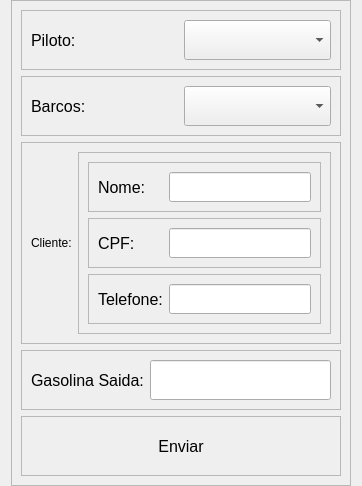
                <widget class="QWidget" name="saida">
                 <property name="styleSheet">
                  <string notr="true"/>
                 </property>
                 <attribute name="title">
                  <string>Saida</string>
                 </attribute>
                 <layout class="QVBoxLayout" name="verticalLayout_7">
                  <property name="spacing">
                   <number>0</number>
                  </property>
                  <property name="topMargin">
                   <number>0</number>
                  </property>
                  <property name="bottomMargin">
                   <number>0</number>
                  </property>
                  <item>
                   <widget class="QFrame" name="main_saida">
                    <property name="frameShape">
                     <enum>QFrame::StyledPanel</enum>
                    </property>
                    <property name="frameShadow">
                     <enum>QFrame::Raised</enum>
                    </property>
                    <layout class="QVBoxLayout" name="verticalLayout_9">
                     <item>
                      <widget class="QFrame" name="Pilotos">
                       <property name="minimumSize">
                        <size>
                         <width>0</width>
                         <height>50</height>
                        </size>
                       </property>
                       <property name="font">
                        <font>
                         <pointsize>12</pointsize>
                        </font>
                       </property>
                       <property name="frameShape">
                        <enum>QFrame::StyledPanel</enum>
                       </property>
                       <property name="frameShadow">
                        <enum>QFrame::Raised</enum>
                       </property>
                       <layout class="QHBoxLayout" name="horizontalLayout_8">
                        <item>
                         <widget class="QLabel" name="pilotos_label">
                          <property name="font">
                           <font>
                            <pointsize>12</pointsize>
                           </font>
                          </property>
                          <property name="text">
                           <string>Piloto:</string>
                          </property>
                         </widget>
                        </item>
                        <item>
                         <widget class="QComboBox" name="pilotos_comboBox">
                          <property name="minimumSize">
                           <size>
                            <width>0</width>
                            <height>40</height>
                           </size>
                          </property>
                          <property name="font">
                           <font>
                            <pointsize>12</pointsize>
                           </font>
                          </property>
                         </widget>
                        </item>
                       </layout>
                      </widget>
                     </item>
                     <item>
                      <widget class="QFrame" name="barcos">
                       <property name="minimumSize">
                        <size>
                         <width>0</width>
                         <height>50</height>
                        </size>
                       </property>
                       <property name="font">
                        <font>
                         <pointsize>12</pointsize>
                        </font>
                       </property>
                       <property name="frameShape">
                        <enum>QFrame::StyledPanel</enum>
                       </property>
                       <property name="frameShadow">
                        <enum>QFrame::Raised</enum>
                       </property>
                       <layout class="QHBoxLayout" name="horizontalLayout_9">
                        <item>
                         <widget class="QLabel" name="barcos_label">
                          <property name="font">
                           <font>
                            <pointsize>12</pointsize>
                           </font>
                          </property>
                          <property name="text">
                           <string>Barcos:</string>
                          </property>
                         </widget>
                        </item>
                        <item>
                         <widget class="QComboBox" name="barcos_comboBox">
                          <property name="minimumSize">
                           <size>
                            <width>0</width>
                            <height>40</height>
                           </size>
                          </property>
                          <property name="font">
                           <font>
                            <pointsize>12</pointsize>
                           </font>
                          </property>
                         </widget>
                        </item>
                       </layout>
                      </widget>
                     </item>
                     <item>
                      <widget class="QFrame" name="cliente">
                       <property name="minimumSize">
                        <size>
                         <width>0</width>
                         <height>150</height>
                        </size>
                       </property>
                       <property name="frameShape">
                        <enum>QFrame::StyledPanel</enum>
                       </property>
                       <property name="frameShadow">
                        <enum>QFrame::Raised</enum>
                       </property>
                       <layout class="QHBoxLayout" name="horizontalLayout_27">
                        <item>
                         <widget class="QLabel" name="cliente_label">
                          <property name="text">
                           <string>Cliente:</string>
                          </property>
                         </widget>
                        </item>
                        <item>
                         <widget class="QFrame" name="frame_4">
                          <property name="sizePolicy">
                           <sizepolicy hsizetype="Expanding" vsizetype="Preferred">
                            <horstretch>0</horstretch>
                            <verstretch>0</verstretch>
                           </sizepolicy>
                          </property>
                          <property name="frameShape">
                           <enum>QFrame::StyledPanel</enum>
                          </property>
                          <property name="frameShadow">
                           <enum>QFrame::Raised</enum>
                          </property>
                          <layout class="QVBoxLayout" name="verticalLayout_13">
                           <item>
                            <widget class="QFrame" name="nome_cliente">
                             <property name="font">
                              <font>
                               <pointsize>12</pointsize>
                              </font>
                             </property>
                             <property name="frameShape">
                              <enum>QFrame::StyledPanel</enum>
                             </property>
                             <property name="frameShadow">
                              <enum>QFrame::Raised</enum>
                             </property>
                             <layout class="QHBoxLayout" name="horizontalLayout_28">
                              <item>
                               <widget class="QLabel" name="cliente_nome_label">
                                <property name="sizePolicy">
                                 <sizepolicy hsizetype="Expanding" vsizetype="Preferred">
                                  <horstretch>0</horstretch>
                                  <verstretch>0</verstretch>
                                 </sizepolicy>
                                </property>
                                <property name="font">
                                 <font>
                                  <pointsize>12</pointsize>
                                 </font>
                                </property>
                                <property name="text">
                                 <string>Nome:</string>
                                </property>
                               </widget>
                              </item>
                              <item>
                               <widget class="QLineEdit" name="cliente_nome_lineEdit">
                                <property name="enabled">
                                 <bool>true</bool>
                                </property>
                                <property name="minimumSize">
                                 <size>
                                  <width>0</width>
                                  <height>30</height>
                                 </size>
                                </property>
                                <property name="font">
                                 <font>
                                  <pointsize>12</pointsize>
                                 </font>
                                </property>
                               </widget>
                              </item>
                             </layout>
                            </widget>
                           </item>
                           <item>
                            <widget class="QFrame" name="cpf_cliente">
                             <property name="font">
                              <font>
                               <pointsize>12</pointsize>
                              </font>
                             </property>
                             <property name="frameShape">
                              <enum>QFrame::StyledPanel</enum>
                             </property>
                             <property name="frameShadow">
                              <enum>QFrame::Raised</enum>
                             </property>
                             <layout class="QHBoxLayout" name="horizontalLayout_29">
                              <item>
                               <widget class="QLabel" name="cpf_cliente_label">
                                <property name="sizePolicy">
                                 <sizepolicy hsizetype="Expanding" vsizetype="Preferred">
                                  <horstretch>0</horstretch>
                                  <verstretch>0</verstretch>
                                 </sizepolicy>
                                </property>
                                <property name="font">
                                 <font>
                                  <pointsize>12</pointsize>
                                 </font>
                                </property>
                                <property name="text">
                                 <string>CPF:</string>
                                </property>
                               </widget>
                              </item>
                              <item>
                               <widget class="QLineEdit" name="cpf_cliente_lineEdit">
                                <property name="minimumSize">
                                 <size>
                                  <width>0</width>
                                  <height>30</height>
                                 </size>
                                </property>
                                <property name="font">
                                 <font>
                                  <pointsize>12</pointsize>
                                 </font>
                                </property>
                               </widget>
                              </item>
                             </layout>
                            </widget>
                           </item>
                           <item>
                            <widget class="QFrame" name="telefone_cliente">
                             <property name="font">
                              <font>
                               <pointsize>12</pointsize>
                              </font>
                             </property>
                             <property name="frameShape">
                              <enum>QFrame::StyledPanel</enum>
                             </property>
                             <property name="frameShadow">
                              <enum>QFrame::Raised</enum>
                             </property>
                             <layout class="QHBoxLayout" name="horizontalLayout_30">
                              <item>
                               <widget class="QLabel" name="telefone_cliente_label">
                                <property name="sizePolicy">
                                 <sizepolicy hsizetype="Expanding" vsizetype="Preferred">
                                  <horstretch>0</horstretch>
                                  <verstretch>0</verstretch>
                                 </sizepolicy>
                                </property>
                                <property name="font">
                                 <font>
                                  <pointsize>12</pointsize>
                                 </font>
                                </property>
                                <property name="text">
                                 <string>Telefone:</string>
                                </property>
                               </widget>
                              </item>
                              <item>
                               <widget class="QLineEdit" name="telefone_cliente_lineEdit">
                                <property name="minimumSize">
                                 <size>
                                  <width>0</width>
                                  <height>30</height>
                                 </size>
                                </property>
                                <property name="font">
                                 <font>
                                  <pointsize>12</pointsize>
                                 </font>
                                </property>
                               </widget>
                              </item>
                             </layout>
                            </widget>
                           </item>
                          </layout>
                         </widget>
                        </item>
                       </layout>
                      </widget>
                     </item>
                     <item>
                      <widget class="QFrame" name="qtn_saida">
                       <property name="minimumSize">
                        <size>
                         <width>0</width>
                         <height>50</height>
                        </size>
                       </property>
                       <property name="font">
                        <font>
                         <pointsize>12</pointsize>
                        </font>
                       </property>
                       <property name="frameShape">
                        <enum>QFrame::StyledPanel</enum>
                       </property>
                       <property name="frameShadow">
                        <enum>QFrame::Raised</enum>
                       </property>
                       <layout class="QHBoxLayout" name="horizontalLayout_10">
                        <item>
                         <widget class="QLabel" name="qtn_saida_label">
                          <property name="font">
                           <font>
                            <pointsize>12</pointsize>
                           </font>
                          </property>
                          <property name="text">
                           <string>Gasolina Saida:</string>
                          </property>
                         </widget>
                        </item>
                        <item>
                         <widget class="QLineEdit" name="qtn_saida_lineEdit">
                          <property name="minimumSize">
                           <size>
                            <width>0</width>
                            <height>40</height>
                           </size>
                          </property>
                          <property name="maximumSize">
                           <size>
                            <width>340</width>
                            <height>40</height>
                           </size>
                          </property>
                          <property name="font">
                           <font>
                            <pointsize>12</pointsize>
                           </font>
                          </property>
                          <property name="alignment">
                           <set>Qt::AlignLeading|Qt::AlignLeft|Qt::AlignVCenter</set>
                          </property>
                         </widget>
                        </item>
                       </layout>
                      </widget>
                     </item>
                     <item>
                      <widget class="QFrame" name="enviar">
                       <property name="frameShape">
                        <enum>QFrame::StyledPanel</enum>
                       </property>
                       <property name="frameShadow">
                        <enum>QFrame::Raised</enum>
                       </property>
                       <layout class="QHBoxLayout" name="horizontalLayout_11">
                        <item>
                         <widget class="QPushButton" name="btn_enviar">
                          <property name="minimumSize">
                           <size>
                            <width>0</width>
                            <height>40</height>
                           </size>
                          </property>
                          <property name="maximumSize">
                           <size>
                            <width>200</width>
                            <height>50</height>
                           </size>
                          </property>
                          <property name="font">
                           <font>
                            <pointsize>12</pointsize>
                           </font>
                          </property>
                          <property name="styleSheet">
                           <string notr="true">QPushButton{
	border-radius:10px;
}
QPushButton::hover{
	
	background-color: rgb(0, 170, 0);
}</string>
                          </property>
                          <property name="text">
                           <string>Enviar</string>
                          </property>
                         </widget>
                        </item>
                       </layout>
                      </widget>
                     </item>
                    </layout>
                   </widget>
                  </item>
                 </layout>
                </widget>
